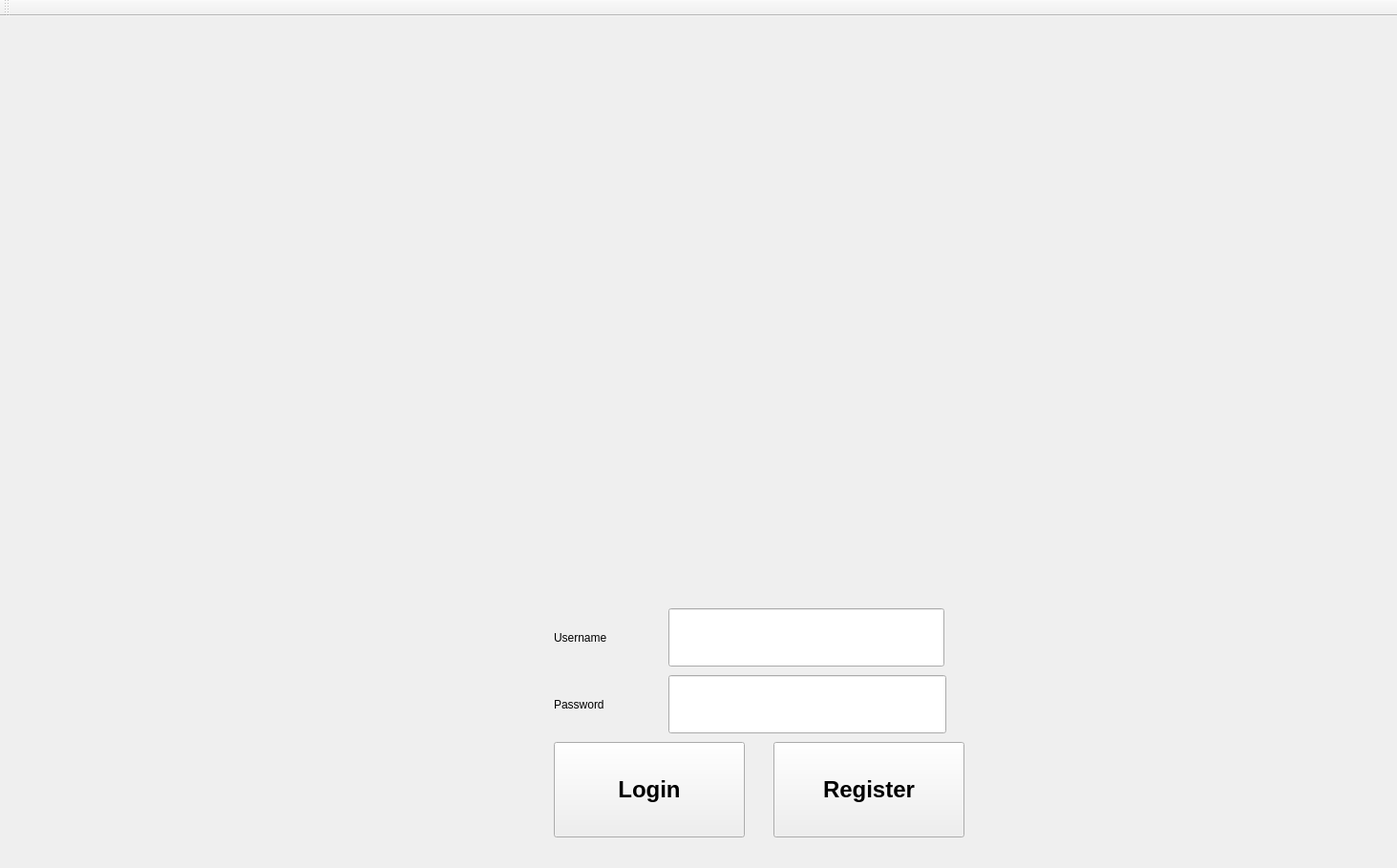
<?xml version="1.0" encoding="UTF-8"?>
<ui version="4.0">
 <class>LoginInterfaceClass</class>
 <widget class="QMainWindow" name="LoginInterfaceClass">
  <property name="geometry">
   <rect>
    <x>0</x>
    <y>0</y>
    <width>1463</width>
    <height>909</height>
   </rect>
  </property>
  <property name="windowTitle">
   <string>LoginInterface</string>
  </property>
  <property name="layoutDirection">
   <enum>Qt::LeftToRight</enum>
  </property>
  <property name="styleSheet">
   <string notr="true">background-image:url(:/newPrefix/images/Imagine_mare_buna_3.png)</string>
  </property>
  <widget class="QWidget" name="centralWidget">
   <widget class="QPushButton" name="LoginButton">
    <property name="geometry">
     <rect>
      <x>580</x>
      <y>760</y>
      <width>200</width>
      <height>100</height>
     </rect>
    </property>
    <property name="font">
     <font>
      <family>Tahoma</family>
      <pointsize>18</pointsize>
      <bold>true</bold>
     </font>
    </property>
    <property name="cursor">
     <cursorShape>PointingHandCursor</cursorShape>
    </property>
    <property name="autoFillBackground">
     <bool>false</bool>
    </property>
    <property name="styleSheet">
     <string notr="true">background-image: url(:/newPrefix/images/white image.png);</string>
    </property>
    <property name="text">
     <string>Login</string>
    </property>
   </widget>
   <widget class="QPushButton" name="RegisterButton">
    <property name="geometry">
     <rect>
      <x>810</x>
      <y>760</y>
      <width>200</width>
      <height>100</height>
     </rect>
    </property>
    <property name="font">
     <font>
      <family>Tahoma</family>
      <pointsize>18</pointsize>
      <bold>true</bold>
     </font>
    </property>
    <property name="cursor">
     <cursorShape>PointingHandCursor</cursorShape>
    </property>
    <property name="styleSheet">
     <string notr="true">background-image: url(:/newPrefix/triv/white image.png);</string>
    </property>
    <property name="text">
     <string>Register</string>
    </property>
   </widget>
   <widget class="QLabel" name="label_2">
    <property name="geometry">
     <rect>
      <x>580</x>
      <y>690</y>
      <width>91</width>
      <height>61</height>
     </rect>
    </property>
    <property name="styleSheet">
     <string notr="true">background-image: url(:/newPrefix/triv/white image.png);</string>
    </property>
    <property name="text">
     <string>Password </string>
    </property>
   </widget>
   <widget class="QLineEdit" name="lineEdit_username">
    <property name="geometry">
     <rect>
      <x>700</x>
      <y>620</y>
      <width>289</width>
      <height>61</height>
     </rect>
    </property>
    <property name="styleSheet">
     <string notr="true">background-image: url(:/newPrefix/triv/white image.png);</string>
    </property>
   </widget>
   <widget class="QLabel" name="label">
    <property name="geometry">
     <rect>
      <x>580</x>
      <y>620</y>
      <width>91</width>
      <height>61</height>
     </rect>
    </property>
    <property name="styleSheet">
     <string notr="true">background-image: url(:/newPrefix/triv/white image.png);</string>
    </property>
    <property name="text">
     <string>Username</string>
    </property>
   </widget>
   <widget class="QLineEdit" name="lineEdit_password">
    <property name="geometry">
     <rect>
      <x>700</x>
      <y>690</y>
      <width>291</width>
      <height>61</height>
     </rect>
    </property>
    <property name="styleSheet">
     <string notr="true">background-image: url(:/newPrefix/triv/white image.png);</string>
    </property>
   </widget>
   <zorder>RegisterButton</zorder>
   <zorder>label_2</zorder>
   <zorder>lineEdit_username</zorder>
   <zorder>label</zorder>
   <zorder>lineEdit_password</zorder>
   <zorder>LoginButton</zorder>
  </widget>
  <widget class="QMenuBar" name="menuBar">
   <property name="geometry">
    <rect>
     <x>0</x>
     <y>0</y>
     <width>1463</width>
     <height>22</height>
    </rect>
   </property>
  </widget>
  <widget class="QToolBar" name="mainToolBar">
   <attribute name="toolBarArea">
    <enum>TopToolBarArea</enum>
   </attribute>
   <attribute name="toolBarBreak">
    <bool>false</bool>
   </attribute>
  </widget>
 </widget>
 <layoutdefault spacing="6" margin="11"/>
 <tabstops>
  <tabstop>lineEdit_password</tabstop>
 </tabstops>
 <resources>
  <include location="LoginInterface.qrc"/>
 </resources>
 <connections/>
</ui>
